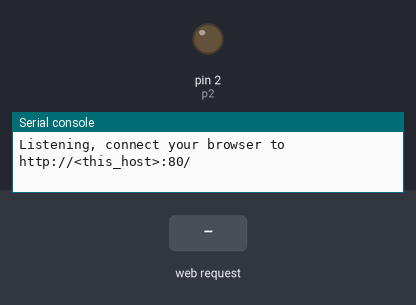
A program run on a simulated MicroPython board. Shown: output pins drawn as LEDs (lit = HIGH), the last lines printed to the serial console. The inputs (shaded band) are chosen by the test bench.

Above: at 1.2 s.
1.3 s: HTTP request GET /?CMD=on received
At 2.5 s:
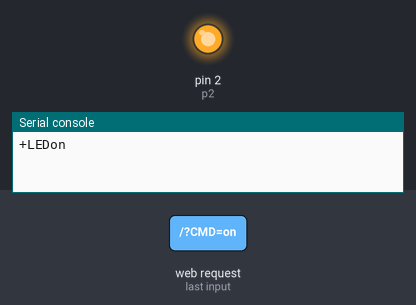
2.8 s: HTTP request GET /?CMD=off received
At 3.7 s:
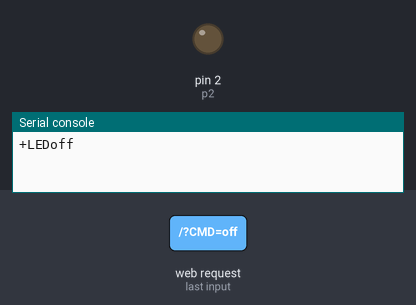
Timing chart, 0 to 5.8 s (numbered marks = the images above; inputs shaded):
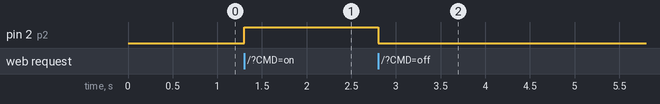

Measured:
- after the input at 1.3 s, pin 2 (p2): LOW → HIGH at once
- after the input at 2.8 s, pin 2 (p2): HIGH → LOW at once

The program:

main.py
```python
import socket
import machine
import time


#HTML to send to browser
html = """<!DOCTYPE html>
<html>
<head>
<title> TRIAL </title>
<style>
body {background-color: yeallow}
h1 {color:red}

button {
	color: red;
	height: 200px;
	width: 150px;
	background: blue;
	border: 3px solid #4CAF50; /* Green */
	border-radius: 50%;
	font-sizeL 250%;
	position: center;
}
</style>
</head>
<body>
<center> <h1> Light Trial </h1>
<form>
<div> <button name="CMD" value="on" type="submit"> ON </button> </div>
<div> <button name="CMD" value="off" type="submit"> OFF </button> </div>
</form>
</center>
</body>
</html>
"""

p2 = machine.Pin(2, machine.Pin.OUT)

def Ton():
	p2.on()

def Toff():
	p2.off()

#setup socket webserver
s = socket.socket(socket.AF_INET, socket.SOCK_STREAM)
s = socket.socket()

s.setsockopt(socket.SOL_SOCKET, socket.SO_REUSEADDR, 1)

s.bind(('', 80))
s.listen(5)

print("Listening, connect your browser to http://<this_host>:80/")

counter = 0

while True:
	conn, addr = s.accept()
	print("Get connection from %s" % str(addr))
	request = conn.recv(1024)
	print("Content = %s" % str(request))
	request = str(request)

	CMD_on = request.find('/?CMD=on')
	CMD_off = request.find('/?CMD=off')

	if CMD_on == 6:
		print("+LEDon")
		Ton()

	if CMD_off == 6:
		print("+LEDoff")
		Toff()

	response = html
	conn.send(response)
	conn.close()
```
